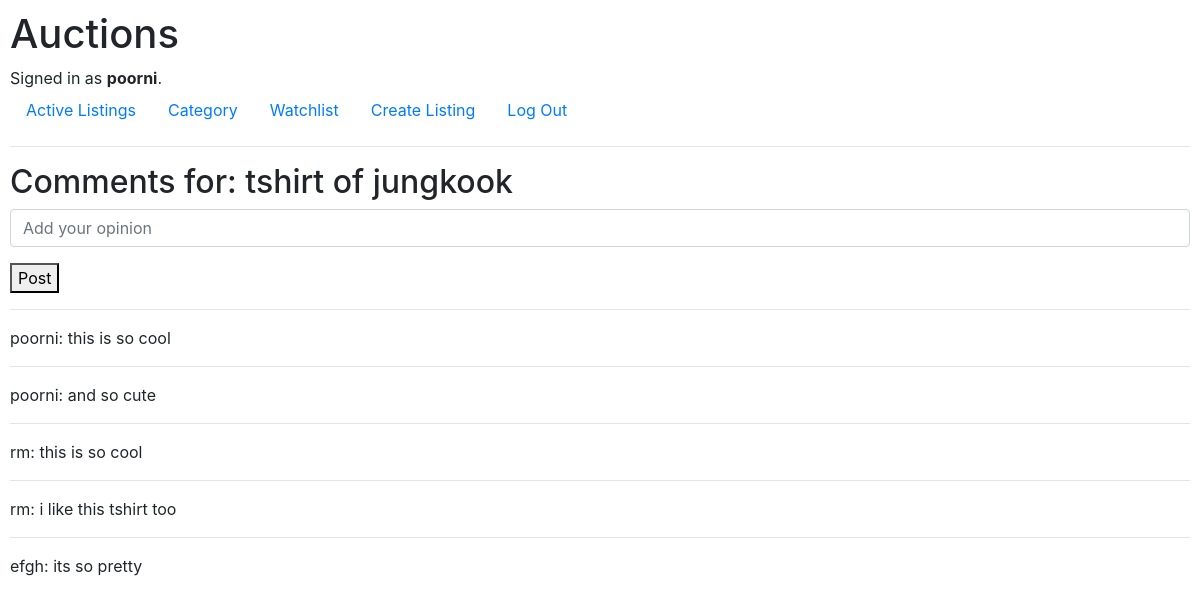
Screenshot of /comments/1 (signed in) with the database file from the repository.
### auctions/models.py (models this page shows)
class User(AbstractUser):
    pass

class Listing(models.Model):
    title = models.CharField(max_length=64)
    description = models.CharField(max_length=500)
    image = models.URLField(max_length=200, blank=True)
    amount = models.DecimalField( max_digits=10, decimal_places=2)
    category = models.CharField(max_length=64)
    is_active = models.BooleanField(default=True)
    owner = models.ForeignKey(User, on_delete=models.CASCADE, related_name="listings")
    winner = models.ForeignKey(User, on_delete=models.SET_NULL, null=True, blank=True, related_name="won_listings")
    watchlist = models.ManyToManyField(User, blank=True, related_name="watchlist_listings")

class Comment(models.Model):
    listing = models.ForeignKey(Listing, on_delete=models.CASCADE, related_name="comments")
    user = models.ForeignKey(User, on_delete=models.CASCADE, related_name="comments")
    content = models.CharField(max_length=500)
    timestamp  = models.DateTimeField(auto_now_add=True)

### auctions/views.py (the view)
# urls.py: path("comments/<int:listing_id>", views.comments, name="comments"),
@login_required
def comments(request, listing_id):
    listing = Listing.objects.get(pk=listing_id)
    if request.method == "POST":
        comment_owner = request.user
        content = request.POST["content"]
        Comment.objects.create(user=comment_owner, content=content, listing=listing)
        return redirect("comments" ,listing_id=listing.id)
    comments = Comment.objects.filter(listing=listing)
    return render(request,"auctions/comments.html",{
        "listing":listing,
        "comments":comments
    })

### auctions/templates/auctions/comments.html (shortened to what this page needs)
{% extends "auctions/layout.html" %}
{% block body %}
<h2>Comments for: {{ listing.title }}</h2>
<form action="{% url 'comments' listing.id %}" method="post">
        <div class="form-group">
            <input autofocus class="form-control" type="text" name="content" placeholder="Add your opinion">
        </div>
        <button type="submit">Post</button>
    </form>
{% for comment in comments %}
<hr>
         {{comment.user.username}}:
         {{comment.content}}
    {% empty %}
         No comments yet
    {% endfor %}
{% endblock %}

### auctions/templates/auctions/layout.html (shortened to what this page needs)
{% load static %}
<!DOCTYPE html>
<html lang="en">
    <head>
        <link rel="stylesheet" href="https://stackpath.bootstrapcdn.com/bootstrap/4.4.1/css/bootstrap.min.css">
        <link href="{% static 'auctions/styles.css' %}" rel="stylesheet">
    </head>
    <body>
        <h1>Auctions</h1>
        <div>
            {% if user.is_authenticated %}
                Signed in as <strong>{{ user.username }}</strong>.
            {% else %}
                Not signed in.
            {% endif %}
        </div>
        <ul class="nav">
            <li class="nav-item">
                <a class="nav-link" href="{% url 'index' %}">Active Listings</a>
            </li>
            {% if user.is_authenticated %}
                <li class="nav-item">
                    <a class="nav-link" href="{% url 'all_categories' %}">Category</a>
                </li>
                <li class="nav-item">
                    <a class="nav-link" href="{% url 'watchlist' %}">Watchlist</a>
                </li>
                <li class="nav-item">
                    <a class="nav-link" href="{% url 'create' %}">Create Listing</a>
                </li>
                <li class="nav-item">
                    <a class="nav-link" href="{% url 'logout' %}">Log Out</a>
                </li>
            {% endif %}
        </ul>
        <hr>
        {% block body %}
        {% endblock %}
    </body>
</html>

### auctions/static/auctions/styles.css (style rules this page uses)
body { padding: 10px; }
hr { color: black; }

### rows the page displays
User: username "poorni"
Listing: title "tshirt of jungkook"
Comment: user.username "poorni", content "this is so cool"
Comment: user.username "poorni", content "and so cute"
Comment: user.username "rm", content "this is so cool"
Comment: user.username "rm", content "i like this tshirt too"
Comment: user.username "efgh", content "its so pretty"
